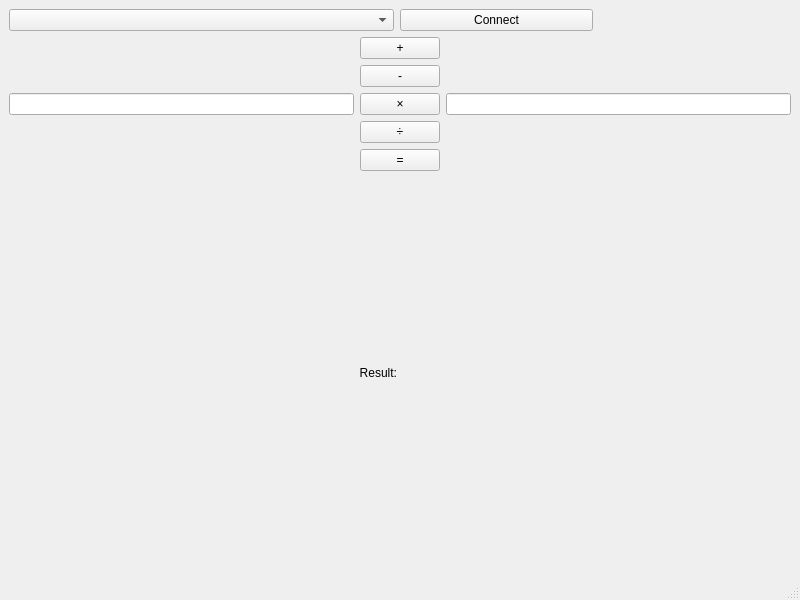
<?xml version="1.0" encoding="UTF-8"?>
<ui version="4.0">
 <class>MainWindow</class>
 <widget class="QMainWindow" name="MainWindow">
  <property name="geometry">
   <rect>
    <x>0</x>
    <y>0</y>
    <width>800</width>
    <height>600</height>
   </rect>
  </property>
  <property name="windowTitle">
   <string>MainWindow</string>
  </property>
  <widget class="QWidget" name="centralwidget">
   <layout class="QGridLayout" name="gridLayout_2">
    <item row="0" column="2">
     <layout class="QVBoxLayout" name="verticalLayout_4" stretch="0,1">
      <item>
       <layout class="QHBoxLayout" name="horizontalLayout_4" stretch="4,2,2">
        <item>
         <widget class="QComboBox" name="comboBox_Serial">
          <property name="currentText">
           <string/>
          </property>
         </widget>
        </item>
        <item>
         <widget class="QPushButton" name="pushButton_Connect">
          <property name="text">
           <string>Connect</string>
          </property>
         </widget>
        </item>
        <item>
         <widget class="QLabel" name="label_Status">
          <property name="sizePolicy">
           <sizepolicy hsizetype="Preferred" vsizetype="Fixed">
            <horstretch>0</horstretch>
            <verstretch>0</verstretch>
           </sizepolicy>
          </property>
          <property name="text">
           <string/>
          </property>
          <property name="alignment">
           <set>Qt::AlignCenter</set>
          </property>
         </widget>
        </item>
       </layout>
      </item>
      <item>
       <layout class="QHBoxLayout" name="horizontalLayout_9">
        <item>
         <widget class="QLineEdit" name="lineEdit_LeftOperand">
          <property name="inputMask">
           <string/>
          </property>
         </widget>
        </item>
        <item>
         <layout class="QVBoxLayout" name="verticalLayout_5">
          <item>
           <widget class="QPushButton" name="pushButton_add">
            <property name="text">
             <string>+</string>
            </property>
            <property name="checkable">
             <bool>true</bool>
            </property>
           </widget>
          </item>
          <item>
           <widget class="QPushButton" name="pushButton_subtract">
            <property name="text">
             <string>-</string>
            </property>
            <property name="checkable">
             <bool>true</bool>
            </property>
           </widget>
          </item>
          <item>
           <widget class="QPushButton" name="pushButton_multiply">
            <property name="text">
             <string>×</string>
            </property>
            <property name="checkable">
             <bool>true</bool>
            </property>
           </widget>
          </item>
          <item>
           <widget class="QPushButton" name="pushButton_divide">
            <property name="text">
             <string>÷</string>
            </property>
            <property name="checkable">
             <bool>true</bool>
            </property>
           </widget>
          </item>
          <item>
           <widget class="QPushButton" name="pushButton_Calculate">
            <property name="text">
             <string>=</string>
            </property>
            <property name="checkable">
             <bool>true</bool>
            </property>
           </widget>
          </item>
         </layout>
        </item>
        <item>
         <widget class="QLineEdit" name="lineEdit_RightOperand"/>
        </item>
       </layout>
      </item>
     </layout>
    </item>
    <item row="1" column="2">
     <layout class="QHBoxLayout" name="horizontalLayout">
      <item>
       <widget class="QLabel" name="resulttextlabel">
        <property name="text">
         <string>Result:</string>
        </property>
        <property name="alignment">
         <set>Qt::AlignRight|Qt::AlignTrailing|Qt::AlignVCenter</set>
        </property>
       </widget>
      </item>
      <item>
       <widget class="QLabel" name="resultlabel">
        <property name="text">
         <string/>
        </property>
       </widget>
      </item>
     </layout>
    </item>
   </layout>
  </widget>
  <widget class="QMenuBar" name="menubar">
   <property name="geometry">
    <rect>
     <x>0</x>
     <y>0</y>
     <width>800</width>
     <height>21</height>
    </rect>
   </property>
  </widget>
  <widget class="QStatusBar" name="statusbar"/>
 </widget>
 <resources/>
 <connections/>
</ui>
